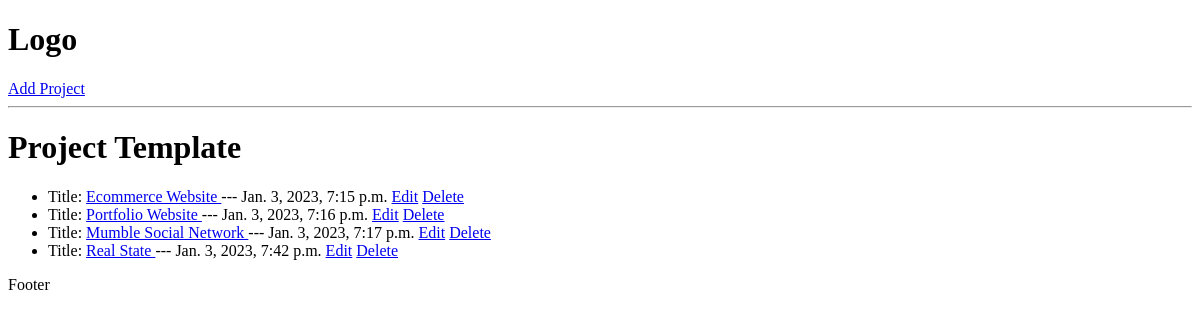
Before: / with the older database file.
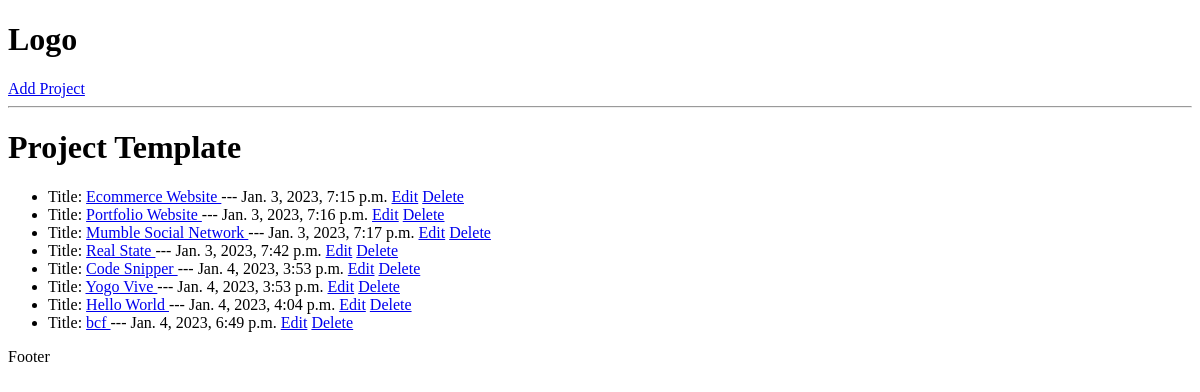
After: the same page with the newer database file.
### projects/models.py (models this page shows, shortened)
class Project(models.Model):
    title = models.CharField(max_length=200)
    description = models.TextField(null=True, blank=True)
    demo_link = models.CharField(max_length=2000, null=True, blank=True)
    source_link = models.CharField(max_length=2000, null=True, blank=True)
    created = models.DateTimeField(auto_now_add=True)
    tags = models.ManyToManyField('Tag', blank=True)
    vote_total = models.IntegerField(default=0, null=True, blank=True)
    vote_ratio = models.IntegerField(default=0, null=True, blank=True)
    id = models.UUIDField(default=uuid.uuid4, unique=True,
                          primary_key=True, editable=False)

### projects/views.py (the view)
# urls.py: path('', include('projects.urls'))
def projects(request):
    projects = Project.objects.all()
    context = {
        'projects': projects,
    }
    return render(request, 'projects/projects.html', context)

### projects/templates/projects/projects.html
{% extends 'main.html' %}
{% block content %}
<h1>Project Template</h1>
<ul>
    {% for project in projects %}
        <li>Title: <a href="{% url 'project' project.id %}">
            {{ project.title }} </a> --- {{ project.created }}
            <a href="{% url 'update-project' project.id %}">Edit</a>
            <a href="{% url 'delete-project' project.id %}">Delete</a>
         </li>
    {% endfor %}
</ul>
{% endblock content %}

### templates/main.html (shortened to what this page needs)
<!DOCTYPE html>
<html lang="en">
<head>
</head>
<body>
    {% include 'navbar.html' %}
    {% block content %}
    {% endblock content %}
    <p>Footer</p>
</body>
</html>

### templates/navbar.html
<h1>Logo</h1>
<a href="{% url 'create-project' %}">Add Project</a>
<hr>

Changed rows visible on the page:
added Project: title "Code Snipper", created "Jan. 4, 2023, 3:53 p.m."
added Project: title "Yogo Vive", created "Jan. 4, 2023, 3:53 p.m."
added Project: title "Hello World", created "Jan. 4, 2023, 4:04 p.m."
added Project: title "bcf", created "Jan. 4, 2023, 6:49 p.m."
